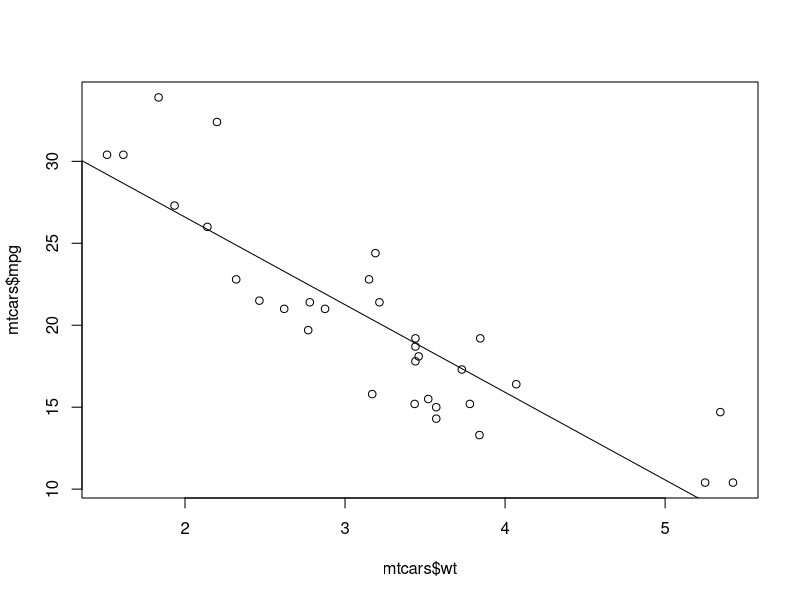
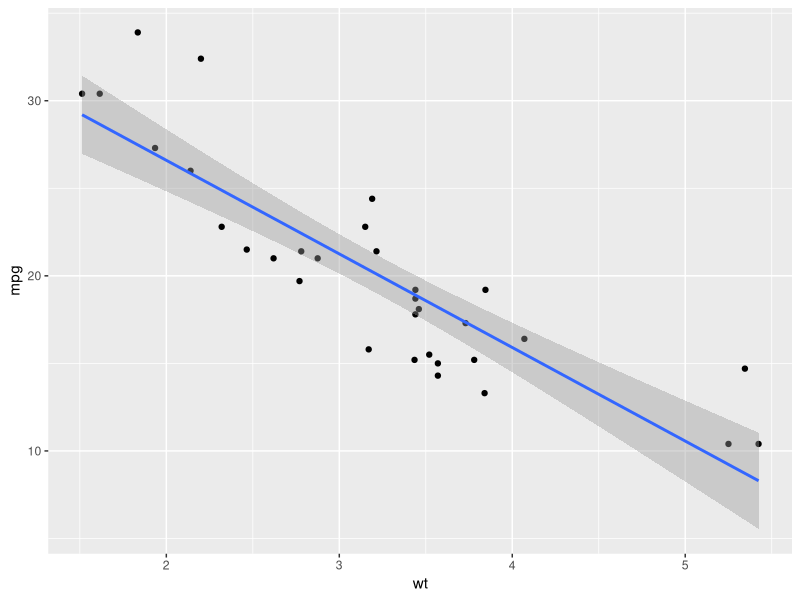

These figures' R source, in order:
data<-mtcars

fit<-lm(data=data,mpg~wt)
fit
plot(x=mtcars$wt,y=mtcars$mpg)
abline(fit)

summary(fit)

co<-coef(summary(fit))
co[,1]

predict(fit)

newcar=data.frame(wt=c(4.5,2,4,56,67))
newcar
predict(fit,newcar)
library(ggplot2)
ggplot(mtcars,aes(x=wt,y=mpg))+geom_point()+geom_smooth(method="lm")
